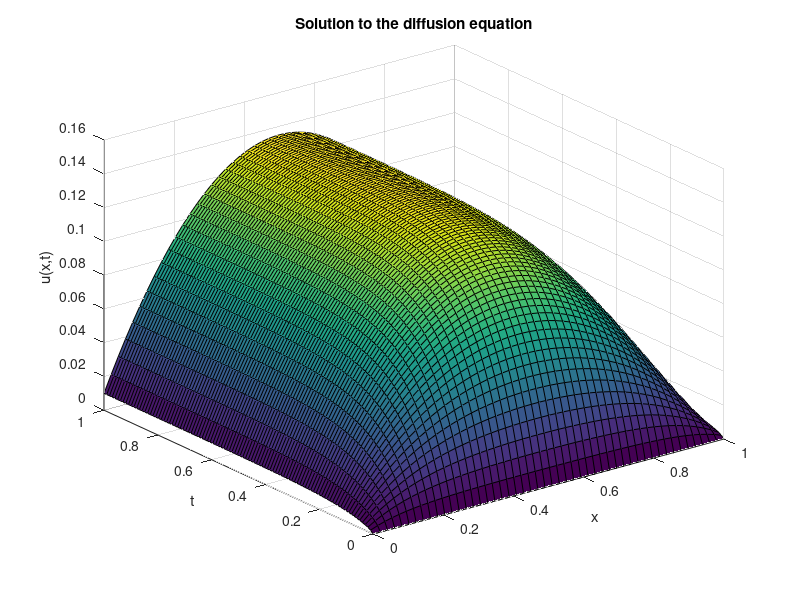

Here is the MATLAB script that generated this plot:
% Parameters
L = 1;    % spatial domain length
T = 1;    % time duration
Nx = 50;  % number of spatial points
Nt = 100; % number of time steps
dx = L / (Nx - 1);
dt = T / (Nt - 1);

x = linspace(0, L, Nx);
t = linspace(0, T, Nt);

% Initialize solution matrix
U = zeros(Nx, Nt); % U(x, t), initial condition already 0

% Finite difference matrix for space
alpha = dt / dx^2;
A = diag(ones(Nx-1,1), -1) - 2 * eye(Nx) + diag(ones(Nx-1,1), 1);
A = alpha * A; % time-stepping matrix for diffusion term

% Time-stepping loop (backward Euler)
for n = 1:Nt-1
    % Right-hand side is 1 (due to the non-homogeneous term)
    F = ones(Nx, 1);
    % Apply boundary conditions: u(0, t) = u(1, t) = 0
    F(1) = 0; F(end) = 0;
    % Solve the system at time step n+1
    U(:,n+1) = (eye(Nx) - A) \ (U(:,n) + F*dt);
end

% Plot the solution
figure;
surf(x, t, U');
title('Solution to the diffusion equation');
xlabel('x'); ylabel('t'); zlabel('u(x,t)');